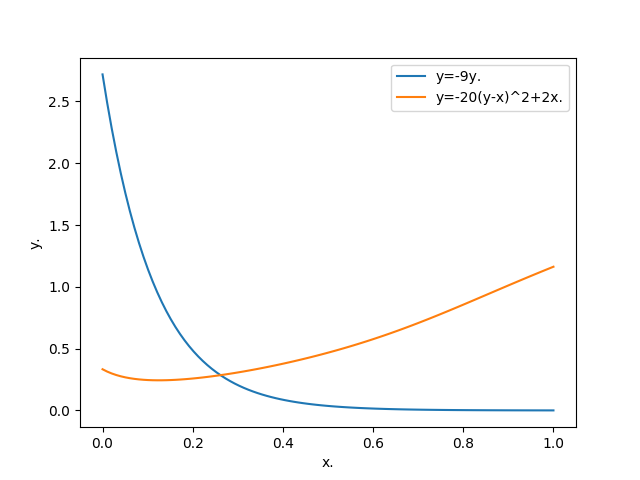

Here is the Python script that generated this plot:
import numpy as np
import scipy.optimize as o
import matplotlib.pyplot as plt 

def ivp(f,y_a):
  h=x[1]-x[0]
  w=y_a*np.ones(len(x))
  for j in range(len(x)-1):
    def g(r):
      return w[j]+h*f(r,x[j+1])-r
    w[j+1]=o.newton(g,0.1)
  return w

def f1(y,x):
  return -9*y
def f2(y,x):
  return -20*(y-x)**2+2*x

x= np.linspace(0,1,100)

plt.plot(x,ivp(f1,np.e),label='y=-9y.') 
plt.plot(x,ivp(f2,1/3),label='y=-20(y-x)^2+2x.') 

plt.xlabel('x.')
plt.ylabel('y.')
plt.legend() 
plt.show() 
